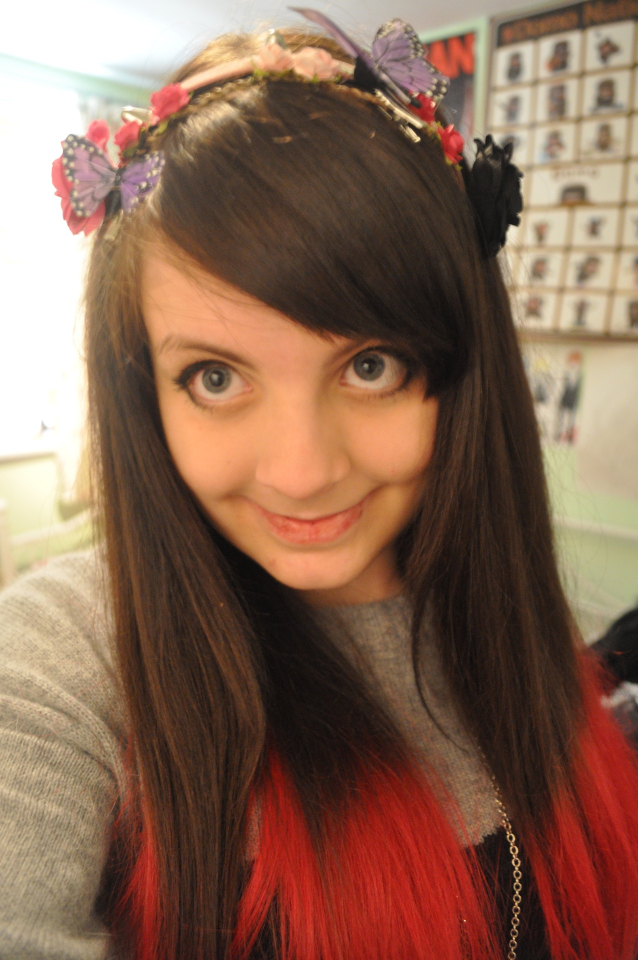
#> input picture data/emotionet_5/sixth_50000/emotionet_5_sixth_50000_250130.jpg, 1275 x 1920 px (shown at 1/2 size); its folder holds 4 pictures in this run
$ jupyter execute --allow-errors pca_logistic_regression_courswork_image_sample.ipynb
#> lines starting #> are read from the running program, lines starting #| are printed output that depends on the picture
<h1>Multi-Class Classification for a synthetic [randomly/incorrecly labelled] Coursework Dataset and PCA</h1>
You are already working with image dataset - this notebook attempts to work with a subset of the coursework dataset. The procedure [steps] are similar to this week's other notebook [found <a href='pca_logistic_regression_cifar10.ipynb'>here]</a>.  The demonstrated algorithm (Logistic Regression) may not be the optimum algorithm choice for such dataset. We discussed this in the previous notebook. Furthermore, the labelled dataset is created with arbitrary labels [incorrect] - it is not created by using the annotation tool that you need to use for the Coursework dataset label creation.

[cell 1]
import pandas as pd
import numpy as np
from os import listdir
import cv2 # this package should be installed: was also required in the previous week's materials (look in that notebook for the install command)
                    # assuming this is installed by now, otherwise inside a cell type: !pip install opencv-python
import matplotlib.pyplot as plt

# Assuming you have python-opencv library installed, if not: use the following command in a cell [without the comment sign]
#!pip3 install opencv-python

# we know the path of the image files - specify it here
dir_struct = 'data/emotionet_5/sixth_50000/'
file_lst = listdir(dir_struct) # it will return all the image file names as a list
#> (the rest of this cell did not finish here and is left out)

<h2>Dataset creation steps</h2>
1. We will first create a sample file which will contain all the image filenames and an arbitrary label [randomly assigned between 0-9] - hair colour classification.<br/>
2. We will then read this created file with the labels and separate them into training and testing set [together with the random labels].<br/>
3. The images are also not of consistent dimension [can be seen in the above cell] - we will just resize the image to a fixed dimension [though this is not ideal way to resolve this problem at all].<br/>

[cell 2]
# the 9 classes for the hair colour
class_names = ['brown', 'black', 'gray', 'blond', 'red',
               'white', 'mixed', 'other', 'not visible']

# creating the random labels for the each filename
labels = []
for i in range(len(file_lst)):
    labels.append(np.random.randint(len(class_names))) # will return a random integer between [0, 9] - not including 9

# saving the annotation file where the labels are randomly created
df = pd.DataFrame({'filename': file_lst, 'labels': labels}, columns=['filename', 'labels'])
df.to_csv('data/sample_annotation.csv', index=False)

[cell 3]
# if you already have a sample annotation file, then you can format it to contain only hair colour information
# following the format of the sample_annotation.csv file created above.........
# if you want to try the remaining steps of this algorithm using your own created annotation file: start from here
df  = pd.read_csv('data/sample_annotation.csv')
#> (reads data/sample_annotation.csv from the repository)
print('Number of images: ', df.shape[0])
print('The proportion of the different hair colour labels: ')
# you may see equal proportion: logical since we have randomly assigned the label
df.groupby(['labels']).count()

[cell 4]
image_lst = [] # this list will hold all the images
#for i in range(1):
for i in range(df.shape[0]): # read the image one by one
    image = cv2.imread(dir_struct+df.iloc[i]['filename'])
#> image is the input picture: shape (1920, 1275, 3); mean B, G, R 84.2, 102.9, 136.7
    image = cv2.cvtColor(image, cv2.COLOR_BGR2RGB) # BGR to RGB convert
    image = cv2.resize(image, (32,32), interpolation = cv2.INTER_AREA) # resizing all images to 32x32: NOT ideal but need to be uniform in order to apply the algorithm
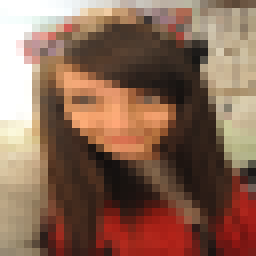
#> image: shape (32, 32, 3) (shown 8 times larger); mean R, G, B 136.7, 102.8, 84.2
                                                                                                                        # this actually ensures all the features [pixel values] will be of same size
    image_lst.append(image) # appending the read image to a list
#> pass 2 of the loop `for i in range(df.shape[0]):`:
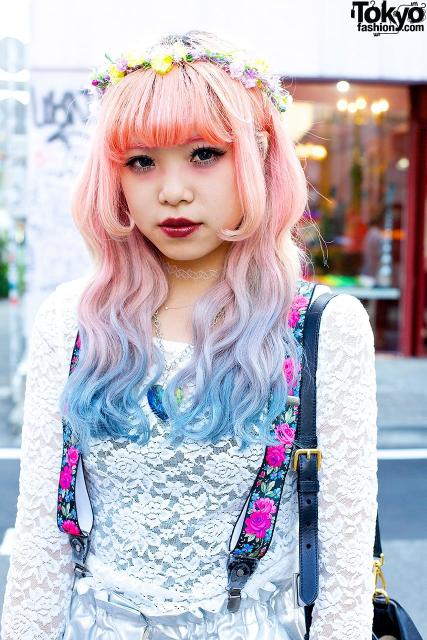
#> input picture data/emotionet_5/sixth_50000/emotionet_5_sixth_50000_250184.jpg, 853 x 1280 px (shown at 1/2 size)
#> image is the input picture: shape (1280, 853, 3); mean B, G, R 193.3, 184.8, 190.5
#> `image = cv2.resize(image, (32,32), interpolation = cv2.INTER_AREA)`:
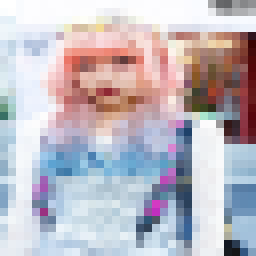
#> image: shape (32, 32, 3) (shown 8 times larger); mean R, G, B 190.5, 184.8, 193.3
#> pass 3 of the loop `for i in range(df.shape[0]):`:
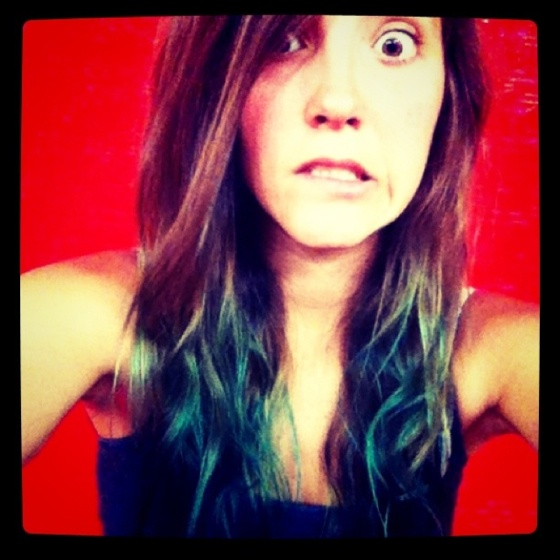
#> input picture data/emotionet_5/sixth_50000/emotionet_5_sixth_50000_250791.jpg, 560 x 560 px
#> image is the input picture: shape (560, 560, 3); mean B, G, R 71.1, 63.8, 131.4
#> `image = cv2.resize(image, (32,32), interpolation = cv2.INTER_AREA)`:
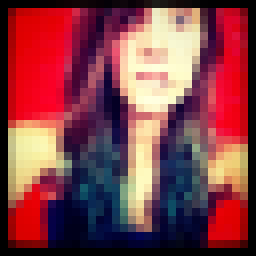
#> image: shape (32, 32, 3) (shown 8 times larger); mean R, G, B 131.4, 63.8, 71.1
#> the loop made 4 passes; the first 3 are shown
